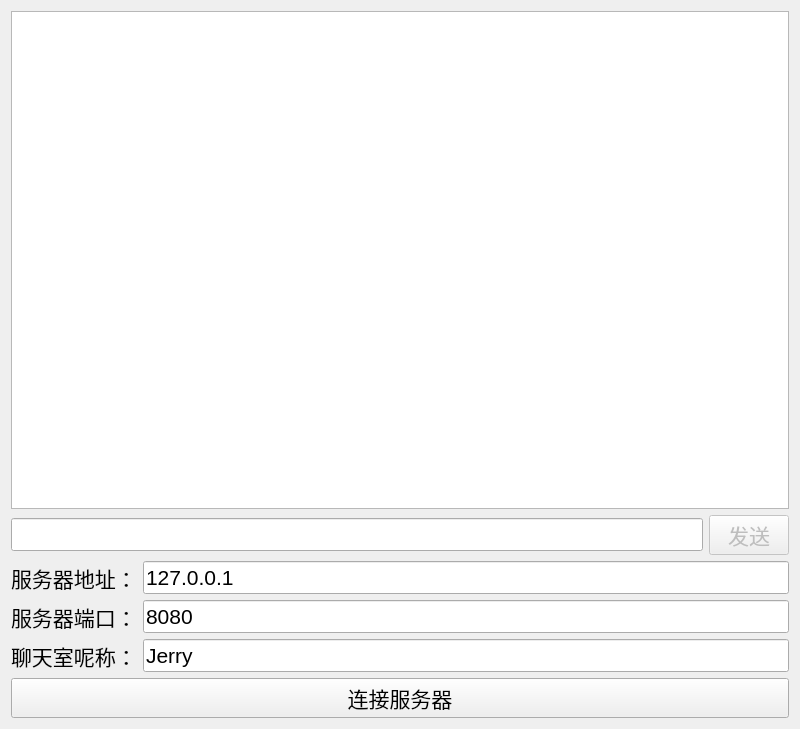
<?xml version="1.0" encoding="UTF-8"?>
<ui version="4.0">
 <class>ClientWidget</class>
 <widget class="QWidget" name="ClientWidget">
  <property name="geometry">
   <rect>
    <x>0</x>
    <y>0</y>
    <width>800</width>
    <height>729</height>
   </rect>
  </property>
  <property name="font">
   <font>
    <pointsize>6</pointsize>
   </font>
  </property>
  <property name="windowTitle">
   <string>聊天室客户端</string>
  </property>
  <layout class="QVBoxLayout" name="verticalLayout">
   <item>
    <widget class="QListWidget" name="listWidget"/>
   </item>
   <item>
    <layout class="QHBoxLayout" name="horizontalLayout">
     <item>
      <widget class="QLineEdit" name="editSend">
       <property name="font">
        <font>
         <pointsize>16</pointsize>
        </font>
       </property>
      </widget>
     </item>
     <item>
      <widget class="QPushButton" name="btnSend">
       <property name="enabled">
        <bool>false</bool>
       </property>
       <property name="font">
        <font>
         <pointsize>16</pointsize>
        </font>
       </property>
       <property name="text">
        <string>发送</string>
       </property>
      </widget>
     </item>
    </layout>
   </item>
   <item>
    <layout class="QGridLayout" name="gridLayout">
     <item row="0" column="0">
      <widget class="QLabel" name="labelAddress">
       <property name="font">
        <font>
         <pointsize>16</pointsize>
        </font>
       </property>
       <property name="text">
        <string>服务器地址：</string>
       </property>
      </widget>
     </item>
     <item row="0" column="1">
      <widget class="QLineEdit" name="editAddress">
       <property name="font">
        <font>
         <pointsize>16</pointsize>
        </font>
       </property>
       <property name="text">
        <string>127.0.0.1</string>
       </property>
      </widget>
     </item>
     <item row="1" column="0">
      <widget class="QLabel" name="labelPort">
       <property name="font">
        <font>
         <pointsize>16</pointsize>
        </font>
       </property>
       <property name="text">
        <string>服务器端口：</string>
       </property>
      </widget>
     </item>
     <item row="1" column="1">
      <widget class="QLineEdit" name="editPort">
       <property name="font">
        <font>
         <pointsize>16</pointsize>
        </font>
       </property>
       <property name="text">
        <string>8080</string>
       </property>
      </widget>
     </item>
     <item row="2" column="0">
      <widget class="QLabel" name="labelUserName">
       <property name="font">
        <font>
         <pointsize>16</pointsize>
        </font>
       </property>
       <property name="text">
        <string>聊天室呢称：</string>
       </property>
      </widget>
     </item>
     <item row="2" column="1">
      <widget class="QLineEdit" name="editUserName">
       <property name="font">
        <font>
         <pointsize>16</pointsize>
        </font>
       </property>
       <property name="text">
        <string>Jerry</string>
       </property>
      </widget>
     </item>
    </layout>
   </item>
   <item>
    <widget class="QPushButton" name="btnConnect">
     <property name="enabled">
      <bool>true</bool>
     </property>
     <property name="font">
      <font>
       <pointsize>16</pointsize>
      </font>
     </property>
     <property name="text">
      <string>连接服务器</string>
     </property>
    </widget>
   </item>
  </layout>
 </widget>
 <resources/>
 <connections/>
</ui>
